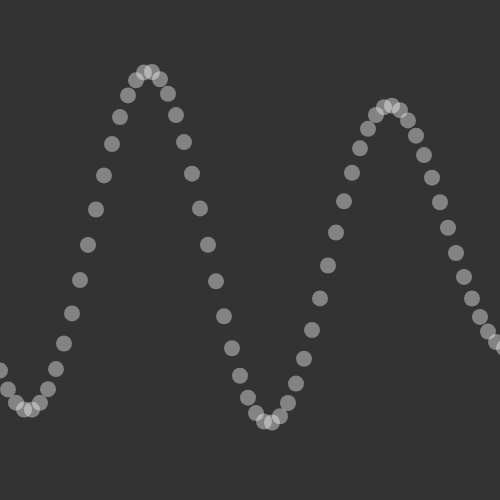
Frame 1 (no input)
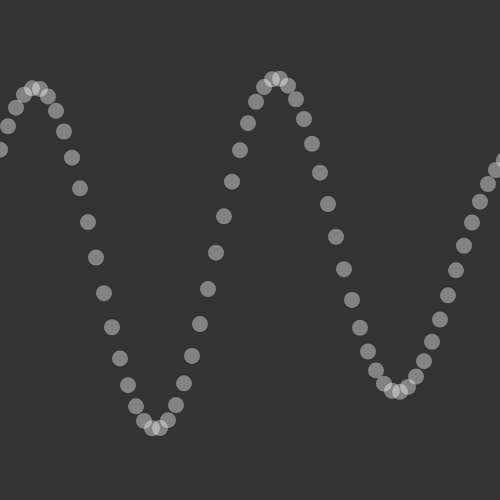
Frame 60 (no input)
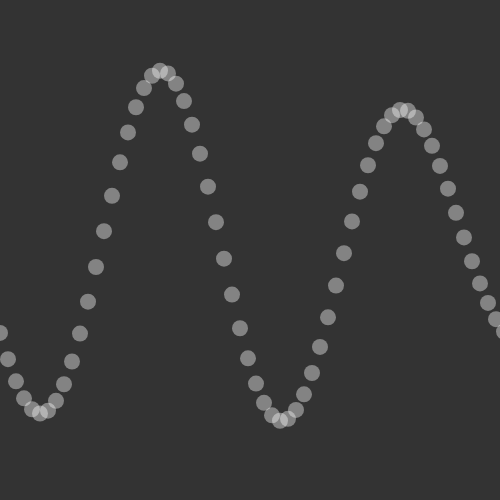
Frame 120 (the mouse pressed at the canvas centre since frame 60)

The p5.js sketch that drew these frames (run headless with seeded random() and noise() and a simulated clock; from frame 60 on, the mouse is pressed at the canvas centre):

// p5.js sketch
// ── sketch.js

let xspacing = 8;
let w;
let maxWaves = 10;

let theta = 0;
let amplitude = [];
let dx = [];
let yValues = []


function setup () {

    
    createCanvas (500,500)

    w = width + 16;

    for (let i = 0; i< maxWaves; i++) {
        amplitude[i] = random(10,30);
        let period = random(200,300)
        dx[i] = (TWO_PI /period) * xspacing
    }
    
    yvvalues = []

}

function draw () {
    
    background(51);
  calcWave();
  renderWave();
    
    

}

function calcWave () {

    theta += .05;

    for (let i = 0; i < w / xspacing; i++) {
        yValues[i] = 0;
      }

      for (let j = 0; j < maxWaves; j++) {
        let x = theta;
        for (let i = 0; i < yValues.length; i++) {
          // Every other wave is cosine instead of sine
          if (j % 2 === 0) yValues[i] += sin(x) * amplitude[j];
          else yValues[i] += cos(x) * amplitude[j];
          x += dx[j];
        }
      }
}

function renderWave() {
  
    noStroke();
    fill(255, 100);
    ellipseMode(CENTER);
    for (let x = 0; x < yValues.length; x++) {
      ellipse(x * xspacing, height / 2 + yValues[x], 16, 16);
    }
}
